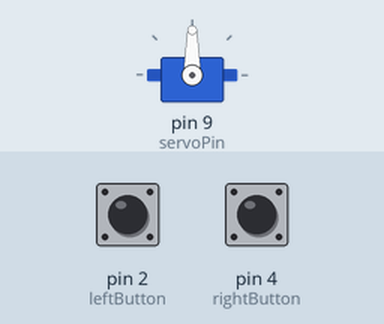
Bench run of a sketch on a simulated Arduino Uno, built with avr-gcc and run on an emulated ATmega328P. On the bench: servo. Inputs (shaded band) come from the test bench; at power-on: pin 2 (leftButton) HIGH, pin 4 (rightButton) HIGH.

Above: at 1.2 s.
1.3 s: pin 2 (leftButton) pulled LOW for 1 s
At 3.0 s:
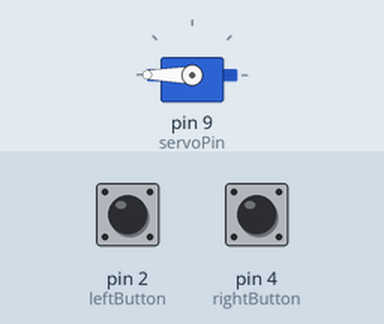
4.3 s: pin 4 (rightButton) pulled LOW for 3.2 s
At 7.2 s:
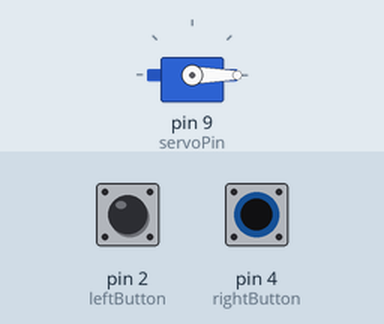
9.0 s: pin 2 (leftButton) pulled LOW for 0.15 s
At 9.5 s:
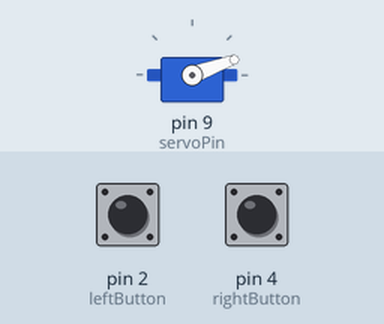
10.6 s: pin 2 (leftButton) pulled LOW for 3.2 s
At 10.75 s:
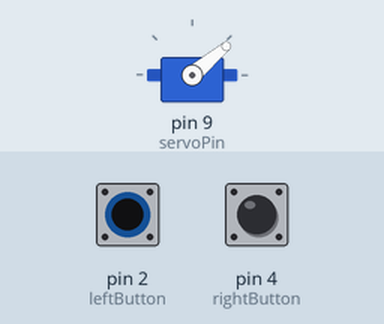
Timing chart, 0 to 13.6 s (numbered marks = the images above; inputs shaded):
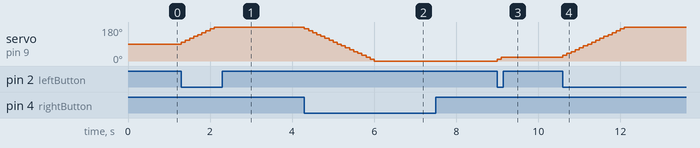

Measured:
- after the input at 1.3 s, servo on pin 9 (servoPin): moves from 90° to 180° over 0.80 s, starting at once
- after the input at 4.3 s, servo on pin 9 (servoPin): moves from 180° to 0° over 1.7 s, starting at once
- after the input at 9.0 s, servo on pin 9 (servoPin): 0° → 10° at once, → 20° 0.10 s later
- after the input at 10.6 s, servo on pin 9 (servoPin): moves from 20° to 180° over 1.5 s, starting at once

The sketch:

button-servo-mover.ino
```cpp
// (licence header left out)
#include <Servo.h>  // Include the library for operating the servo motor


const int rightButton = 4;  // Set the variable for the left button pin
int rbState;  // Create a variable for state of right button, on (LOW) or off (HIGH)


const int leftButton = 2;  // Set the variable for the left button pin
int lbState;  // Create a variable for state of left button, on (LOW) or off (HIGH)

const int servoPin = 9;  // Create the variable for the servo pin

int angle;  // Create the variable for the servo motor angle

Servo myservo;  // create servo object to control a servo

void setup() {
  myservo.attach(servoPin);  // attaches the servo on pin 9 to the servo object
  pinMode(leftButton, INPUT);  // listen for data on the left button pin
  pinMode(rightButton, INPUT);  // listen for data on the right button pin
}

void loop() {
  rbState = digitalRead(rightButton);  // get the current state of the button
  lbState = digitalRead(leftButton); // get the current state of the button
  angle = myservo.read(); // get the current angle of the servo motor

  // If the angle is between 0 and 180, then we can change it.
  // Otherwise it would go too far in either direction.
  if ( (angle > -1) && (angle < 181) ) {

    //If the left button is pushed (causing a state of LOW), move the motor 10 degree positive
    if (lbState == LOW) {
      myservo.write(angle + 10);
      delay(100);
    }

    // If the right button is pushed, move the motor 10 degrees negative
    if (rbState == LOW) {
      myservo.write(angle - 10);
      delay(100);
    }
  }

}
```
